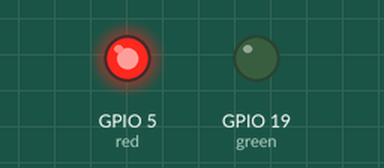
Recording of a program running on a simulated Raspberry Pi (BCM pin numbers). Shown: output pins drawn as LEDs (lit = HIGH).

Above: at 0.1 s.
Timing chart, 0 to 1.6 s (numbered marks = the images above):
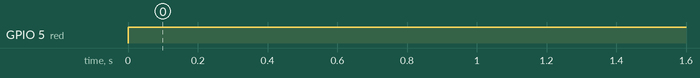

The program:

1234.py
```python
from gpiozero import LED, PingServer
from gpiozero.tools import negated
from signal import pause

green = LED(19)
red = LED(5)

google = PingServer('google.com')

green.source = google
green.source_delay = 20
red.source = negated(green)

pause()
```

Measured:
- by itself, GPIO 5 (red): LOW → HIGH at 0.00 s
